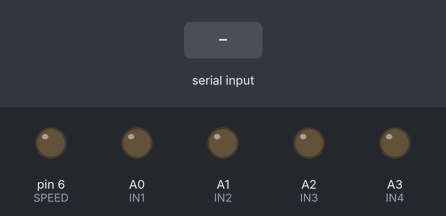
A sketch run on a simulated Arduino Uno, built with avr-gcc and run on an emulated ATmega328P. Shown: output pins drawn as LEDs (lit = HIGH). The inputs (shaded band) are chosen by the test bench. Pins used as bus, display or sensor lines are not drawn; what the sketch prints to the serial monitor is not drawn.

Above: at 1.2 s.
1.3 s: "r" received over the second serial link
At 1.7 s:
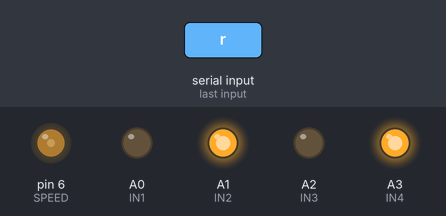
At 2.95 s:
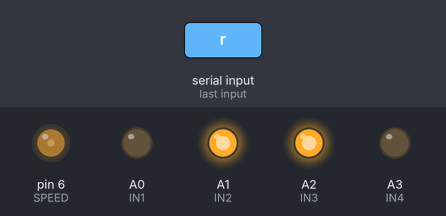
4.3 s: "d" received over the second serial link
7.3 s: "l" received over the second serial link
At 7.8 s:
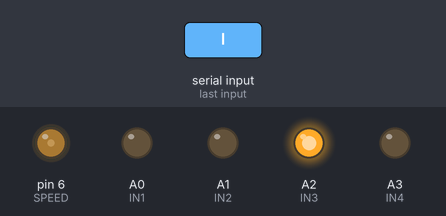
Timing chart, 0 to 10.3 s (numbered marks = the images above; inputs shaded):
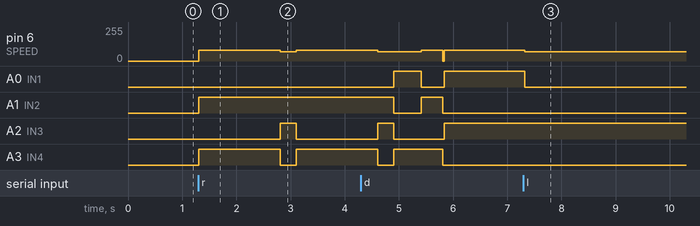

Measured:
- after the input at 1.3 s, pin 6 (SPEED): 0/255 → 80/255 at once, → 70/255 1.5 s later, → 80/255 0.30 s later; A1 (IN2): LOW → HIGH at once; A2 (IN3): LOW → HIGH after 1.5 s, → LOW 0.30 s later; A3 (IN4): LOW → HIGH at once, → LOW 1.5 s later, → HIGH 0.30 s later
- after the input at 7.3 s, pin 6 (SPEED): 80/255 → 70/255 at once; A0 (IN1): HIGH → LOW at once

The sketch:

final3.ino
```cpp
#include <SoftwareSerial.h>
#include <SPI.h>
#include <MFRC522.h>
SoftwareSerial HM10(7, 8); // RX = 2, TX = 1
char appData;
String inData = "";
# define SS_PIN 10
#define RST_PIN 9
MFRC522 mfrc522(SS_PIN, RST_PIN);
int serNum0=0;
int serNum1=0;
int serNum2=0;
int serNum3=0;
char t;
int z =0;
int zz  =0;

const int trigPin = 4;
const int echoPin = 5;
// defines variables
long duration;
int distance;


#define IN1 A0
#define IN2 A1
#define IN3 A2
#define IN4 A3
#define SPEED 6


int x =5 ;

void setup()
{
  pinMode(trigPin, OUTPUT); // Sets the trigPin as an Output
pinMode(echoPin, INPUT); // Sets the echoPin as an Input
  Serial.begin(9100);
  SPI.begin();      // Initiate  SPI bus
  mfrc522.PCD_Init();   // Initiate MFRC522
  Serial.println("HM10 serial started at 9100");
  HM10.begin(9100); // set HM10 serial at 9100 baud rate


   pinMode(IN1, OUTPUT);
   pinMode(IN2, OUTPUT);
   pinMode(IN3, OUTPUT);
   pinMode(IN4, OUTPUT);
   pinMode(SPEED, OUTPUT);


   digitalWrite(IN1, LOW);
   digitalWrite(IN2, LOW);
   digitalWrite(IN3, LOW);
   digitalWrite(IN4, LOW);
   analogWrite(SPEED, 0);


  //Serial.println();


}

void loop()
{


   //Serial.println(ultrasoundaver());

   RFID ();

   Serial.println (inData);

   /* if (ultrasoundaver()<20){
              upright();
              delay(300);
              forward();
              delay(700);
              upleft();
              delay(200);
              forward();
              delay(500);
              upleft();
              delay(300);
              forward();
              delay(700);
              upright();
              delay(300);
              forward();
              delay (1000);
              sttop();
    }
    else {
      */
    appData = HM10.read();
    inData = String(appData);  // save the data in string format
       if (inData=="s")//stop
      {
        sttop();
       }
      else if (inData=="f")//up
      {

 forward();

        }

        else if (inData=="d") //down
        {

       down();


        }

        else if (inData=="R") //right/up
        {

   upright();
        }
        else if (inData=="L") //left/up
        {


       upleft();

        }
        else if (inData=="r") //down/right
        {
   /*digitalWrite(IN1, HIGH);
   digitalWrite(IN2, LOW);
   digitalWrite(IN3, LOW);
   digitalWrite(IN4, LOW);
   analogWrite(SPEED, 70);
       Serial.println (inData);
*/
forward();
delay (1500);
sttop();
upright();
delay(300);
sttop();
forward();
delay (1500);
sttop();
upright();
delay(300);
sttop();
upleft();
delay(500);
sttop();
forward();
delay(400);
sttop();


        }
        else if (inData=="l") //left/down
        {
   digitalWrite(IN1, LOW);
   digitalWrite(IN2, LOW);
   digitalWrite(IN3, HIGH);
   digitalWrite(IN4, LOW);
   analogWrite(SPEED, 70);
       Serial.println (inData);
        }

    }


void sttop(){
     digitalWrite(IN1, LOW);
   digitalWrite(IN2, LOW);
   digitalWrite(IN3, LOW);
   digitalWrite(IN4, LOW);
   analogWrite(SPEED, 0);
}


int ulrtasound (){

  digitalWrite(trigPin, LOW);
delayMicroseconds(2);
// Sets the trigPin on HIGH state for 10 micro seconds
digitalWrite(trigPin, HIGH);
delayMicroseconds(10);
digitalWrite(trigPin, LOW);
// Reads the echoPin, returns the sound wave travel time in microseconds
duration = pulseIn(echoPin, HIGH);
// Calculating the distance
distance= duration*0.034/2;
// Prints the distance on the Serial Monitor
//Serial.print("Distance: ");
//Serial.println(distance);
return distance;
  }


  double ultrasoundaver(){
     int readings=0;
     for (int i=0 ; i < 5 ; i++ ){
      readings=readings+ulrtasound();
      delay (10);
      }
      return (readings/5);

  }


void RFID (){


         if ( ! mfrc522.PICC_IsNewCardPresent())
  {
    return;
  }
  // Select one of the cards,;mmmmmmm'',m
  if ( ! mfrc522.PICC_ReadCardSerial())
  {
    return;
  }
  //Show UID on serial monitor
  Serial.println();
  Serial.print(" UID tag :");
  String content= "";
  byte letter;
  for (byte i = 0; i < mfrc522.uid.size; i++)
  {
     Serial.print(mfrc522.uid.uidByte[i] < 0x10 ? " 0" : " ");
     Serial.print(mfrc522.uid.uidByte[i], HEX);
     content.concat(String(mfrc522.uid.uidByte[i] < 0x10 ? " 0" : " "));
     content.concat(String(mfrc522.uid.uidByte[i], HEX));
  }
  content.toUpperCase();
  Serial.println();


if (content.substring(1) == "8B 5A 02 C5"){
  HM10.write("8B 5A 02 C5");
  z=1;
}
else if (content.substring(1) == "86 DC 15 7E" ){
    HM10.write("86 DC 15 7E");

  zz=1;
}


  }


  void forward(){

     digitalWrite(IN1, LOW);
   digitalWrite(IN2, HIGH);
   digitalWrite(IN3, LOW);
   digitalWrite(IN4, HIGH);
   analogWrite(SPEED, 80);

       Serial.println (inData);
  }

  void down(){

digitalWrite(IN1, HIGH);
   digitalWrite(IN2, LOW);
   digitalWrite(IN3, HIGH);
   digitalWrite(IN4, LOW);
   analogWrite(SPEED, 80);

      Serial.println (inData);

  }


  void upright(){
      digitalWrite(IN1, LOW);
   digitalWrite(IN2, HIGH);
   digitalWrite(IN3, HIGH);
   digitalWrite(IN4, LOW);
   analogWrite(SPEED, 70);
       Serial.println (inData);
  }

  void upleft(){
     digitalWrite(IN1, HIGH);
   digitalWrite(IN2, LOW);
   digitalWrite(IN3, LOW);
   digitalWrite(IN4, HIGH);
   analogWrite(SPEED, 70);
       Serial.println (inData);
  }

  void uppleft(){
    upleft();
    delay (60);
    //sttop();
    }


  void uppright(){
       upright();
    delay (60);
    sttop();

    }
```
